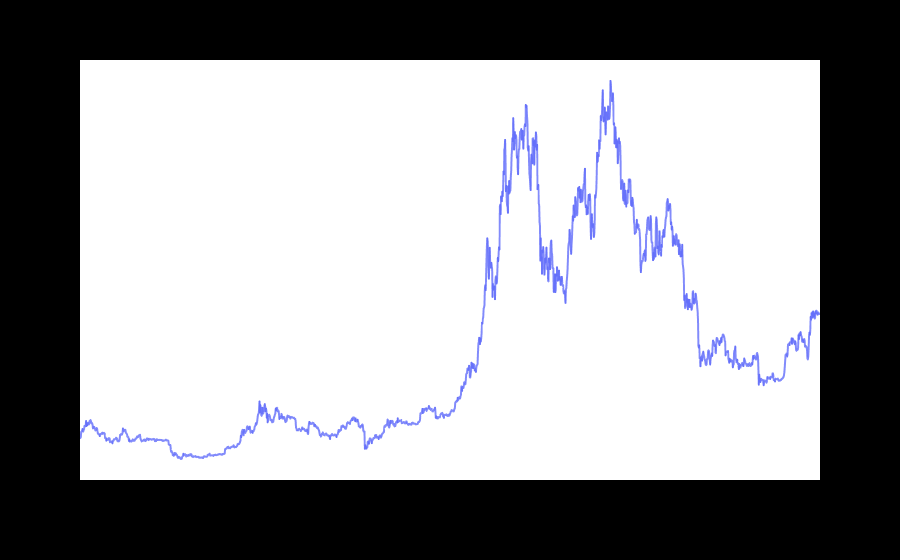

The cell this chart's notebook holds for it:
### Code cell
fig = px.line(closedf, x=closedf.Date, y=closedf.Close,labels={'date':'Date','close':'Close Stock'})
fig.update_layout({
    'plot_bgcolor': 'black',
    'paper_bgcolor': 'black'
})
fig.update_traces(marker_line_width=2, opacity=0.8, marker_line_color='orange')
fig.update_layout(title_text='Considered period to predict Bitcoin close price', 
                  plot_bgcolor='white', font_size=15, font_color='black')
fig.update_xaxes(showgrid=False)
fig.update_yaxes(showgrid=False)
fig.show()

### Figure 1 — Plotly figure (JSON) as saved in the notebook; plotly's stock layout.template omitted (floating-point values rounded to 4 significant figures; data arrays with more than 128 entries replaced by an {"elided": "..."} marker saying what was removed)
{"data": [{"hovertemplate": "Date=%{x}<br>Close=%{y}<extra></extra>", "legendgroup": "", "line": {"color": "#636efa", "dash": "solid"}, "marker": {"line": {"color": "orange", "width": 2}, "symbol": "circle"}, "mode": "lines", "name": "", "opacity": 0.8, "showlegend": false, "type": "scattergl", "x": {"elided": "1827 str values"}, "xaxis": "x", "y": {"elided": "1827 float values"}, "yaxis": "y"}], "layout": {"font": {"color": "black", "size": 15}, "legend": {"tracegroupgap": 0}, "margin": {"t": 60}, "paper_bgcolor": "black", "plot_bgcolor": "white", "title": {"text": "Considered period to predict Bitcoin close price"}, "xaxis": {"anchor": "y", "domain": [0, 1], "showgrid": false, "title": {"text": "Date"}}, "yaxis": {"anchor": "x", "domain": [0, 1], "showgrid": false, "title": {"text": "Close"}}}}
